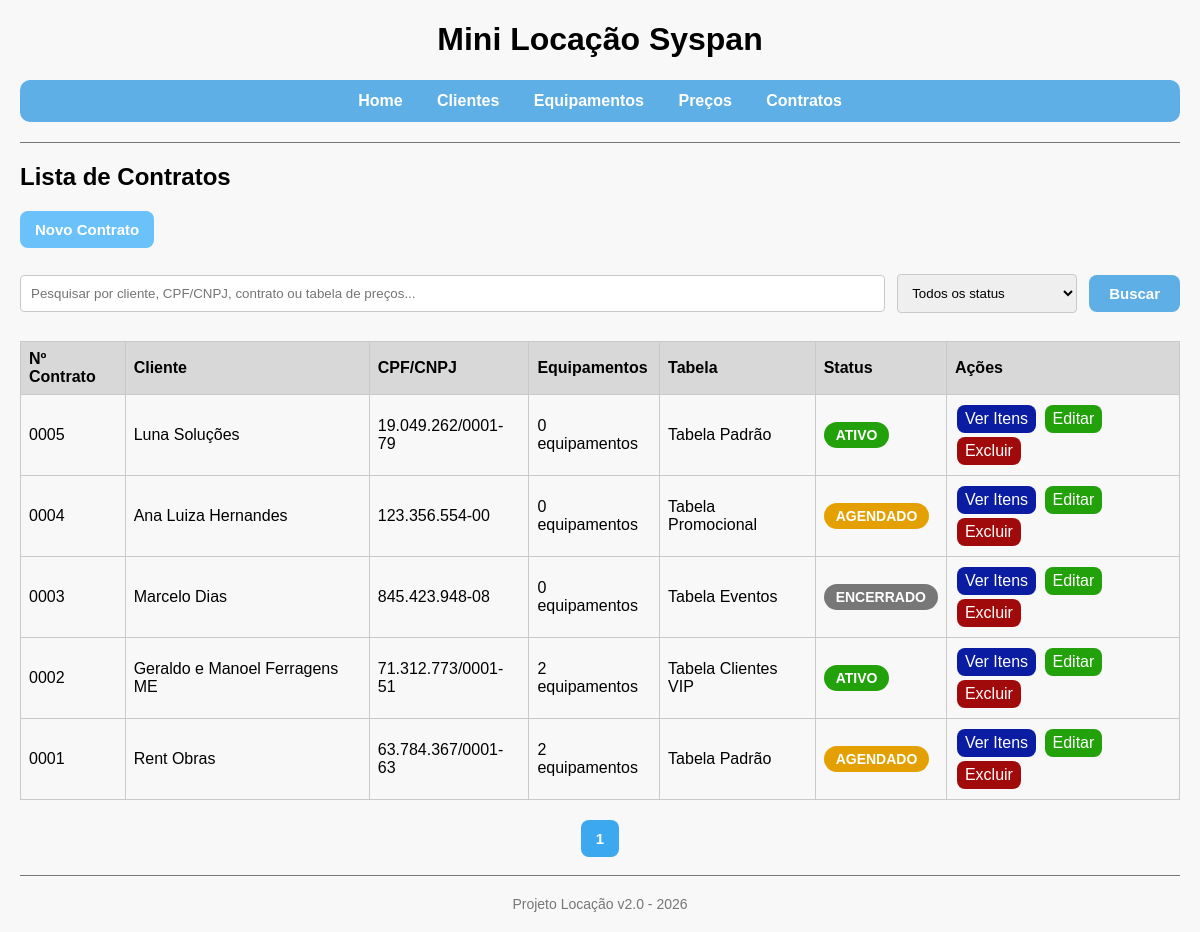
The app's page /projeto-locacao/contratos/listar.php with its own data.
### tables this page shows
CREATE TABLE IF NOT EXISTS contratos (
 id INT AUTO_INCREMENT PRIMARY KEY,
 id_cliente INT NOT NULL,
 id_preco INT NOT NULL,
 data_inicio DATE NOT NULL,
 data_fim DATE NOT NULL,
 status VARCHAR(15) NOT NULL DEFAULT 'AGENDADO',
 observacao VARCHAR(255) NULL,
 created_at DATETIME NOT NULL DEFAULT CURRENT_TIMESTAMP,
 updated_at DATETIME DEFAULT CURRENT_TIMESTAMP ON UPDATE CURRENT_TIMESTAMP,
 CONSTRAINT fk_contratos_cliente
 FOREIGN KEY (id_cliente) REFERENCES clientes(id),
 CONSTRAINT fk_contrato_preco
 FOREIGN KEY (id_preco) REFERENCES precos(id)
);

CREATE TABLE IF NOT EXISTS clientes (
 id INT AUTO_INCREMENT PRIMARY KEY,
 tipo_pessoa ENUM('F','J') NOT NULL DEFAULT 'F',
 nome VARCHAR(120) NOT NULL,
 cpf_cnpj VARCHAR(18) NOT NULL UNIQUE,
 email VARCHAR(120) NOT NULL,
 telefone VARCHAR(20) NULL,
 cep VARCHAR(9) NULL,
 endereco VARCHAR(150) NULL,
 numero VARCHAR(10) NULL,
 complemento VARCHAR(100) NULL,
 bairro VARCHAR(80) NULL,
 cidade VARCHAR(80) NULL,
 estado CHAR(2) NULL,
 observacao VARCHAR(255) NULL,
 created_at DATETIME NOT NULL DEFAULT CURRENT_TIMESTAMP,
 updated_at DATETIME NULL DEFAULT CURRENT_TIMESTAMP ON UPDATE CURRENT_TIMESTAMP
);

CREATE TABLE IF NOT EXISTS precos (
 id INT AUTO_INCREMENT PRIMARY KEY,
 nome VARCHAR(100) NOT NULL,
 descricao VARCHAR(255) NULL,
 ativo TINYINT(1) NOT NULL DEFAULT 1,
 created_at DATETIME NOT NULL DEFAULT CURRENT_TIMESTAMP,
 updated_at DATETIME DEFAULT CURRENT_TIMESTAMP ON UPDATE CURRENT_TIMESTAMP
);

### projeto-locacao/helpers.php (called while the page is built, shortened)
<?php
    function e(string $value): string {
        return htmlspecialchars($value, ENT_QUOTES | ENT_SUBSTITUTE, 'UTF-8');
    }
    function calcularStatusContrato(string $data_inicio, string $data_fim, ?string $data_hoje = null): string {
        $hoje = new DateTime($data_hoje ?? date('Y-m-d'));
        $inicio = new DateTime($data_inicio);
        $fim = new DateTime($data_fim);
        if ($hoje < $inicio){
            return 'AGENDADO';
        }
        if ($hoje > $fim){
            return 'ENCERRADO';
        }
        return 'ATIVO';
    }
    function mostrarValor(mixed $valor): string {
        return !empty($valor) ? e($valor) : '-';
    }
    function numeroContrato(int $id): string {
        return str_pad((string)$id, 4, '0', STR_PAD_LEFT);
    }
    function limparNumeros(string $valor): string {
        return preg_replace('/\D/', '', $valor) ?? '';
    }
    function formatarCpfCnpj(string $cpf_cnpj): string {
        $cpf_cnpj = limparNumeros($cpf_cnpj);
        if(strlen($cpf_cnpj) === 11){
            return preg_replace('/(\d{3})(\d{3})(\d{3})(\d{2})/', '$1.$2.$3-$4', $cpf_cnpj) ?? $cpf_cnpj;
        }
        if(strlen($cpf_cnpj) === 14){
            return preg_replace('/(\d{2})(\d{3})(\d{3})(\d{4})(\d{2})/', '$1.$2.$3/$4-$5', $cpf_cnpj) ?? $cpf_cnpj;
        }
        return $cpf_cnpj;
    }
?>

### projeto-locacao/contratos/listar.php (the view, shortened to what this page needs)
<?php
    require_once '../conexao.php';
    require_once '../helpers.php';
    $status = trim($_GET['status'] ?? '');
    $busca  = trim($_GET['busca'] ?? '');
    $pagina = max(1, (int)($_GET['pagina'] ?? 1));
    $registros_pagina  = 5;
    $offset = ($pagina - 1) * $registros_pagina;
    $sql = 'SELECT contratos.id, clientes.nome AS cliente, clientes.cpf_cnpj, COUNT(contrato_itens.id) AS quantidade,
            precos.nome as tabela_preco, contratos.data_inicio, contratos.data_fim, contratos.status FROM contratos
            INNER JOIN clientes ON contratos.id_cliente = clientes.id
            LEFT JOIN contrato_itens ON contratos.id = contrato_itens.id_contrato
            LEFT JOIN precos ON contratos.id_preco = precos.id';
    $sql .= ' GROUP BY contratos.id';
    $sql .= ' ORDER BY contratos.id DESC LIMIT :registros_pagina OFFSET :offset';
    $consulta = $pdo->prepare($sql);
    $consulta->bindValue(':registros_pagina', $registros_pagina, PDO::PARAM_INT);
    $consulta->bindValue(':offset', $offset, PDO::PARAM_INT);
    $consulta->execute();
    $contratos = $consulta->fetchAll();
    $sqlCount = 'SELECT COUNT(*) FROM contratos
                INNER JOIN clientes ON contratos.id_cliente = clientes.id
                LEFT JOIN precos ON contratos.id_preco = precos.id';
    $consultaCount = $pdo->prepare($sqlCount);
    $consultaCount->execute();
    $total_contratos = $consultaCount->fetchColumn();
    $total_paginas = max(1, ceil($total_contratos / $registros_pagina));
    require_once '../layout/header.php';
?>
<h2>Lista de Contratos</h2>
<a class="links" href="novo.php">Novo Contrato</a><br><br>
<form method="GET" class="filtros">
    <input type="text" name="busca" placeholder="Pesquisar por cliente, CPF/CNPJ, contrato ou tabela de preços..." value="<?= e($busca) ?>">
    <select name="status">
        <option value="">Todos os status</option>
    </select>
    <button type="submit">Buscar</button>
</form>
<?php if(!empty($contratos)): ?>
    <table>
        <tr>
            <th>Nº Contrato</th>
            <th>Cliente</th>
            <th>CPF/CNPJ</th>
            <th>Equipamentos</th>
            <th>Tabela</th>
            <th>Status</th>
            <th>Ações</th>
        </tr>
        <?php foreach($contratos as $row): ?>
            <?php $status_atual = calcularStatusContrato($row['data_inicio'], $row['data_fim']); ?>
            <tr>
                <td><?= numeroContrato($row['id']) ?></td>
                <td><?= e($row["cliente"]) ?></td>
                <td><?= e(formatarCpfCnpj($row["cpf_cnpj"])) ?></td>
                <td><?= e((int)($row["quantidade"])) ?><?= $row["quantidade"] == 1 ? ' equipamento' : ' equipamentos' ?></td>
                <td><?= mostrarValor($row["tabela_preco"]) ?></td>
                <td><span class="status <?= strtolower($status_atual) ?>"><?= e($status_atual) ?></span></td>
                <td>
                    <a class="botao-ver" href="ver.php?id=<?= (int)$row["id"] ?>">Ver Itens</a>
                    <a class="botao-editar" href="editar.php?id=<?= (int)$row["id"] ?>">Editar</a>
                    <a class="botao-excluir" href="excluir.php?id=<?= (int)$row["id"] ?>">Excluir</a>
                </td>
            </tr>
        <?php endforeach; ?>
    </table>
    <div class="paginacao">
        <?php for($i=1; $i <= $total_paginas; $i++): ?>
            <a href="?pagina=<?= $i ?>&busca=<?= urlencode($busca) ?>&status=<?= urlencode($status) ?>" class="<?= $i == $pagina ? 'ativa' : '' ?>"><?= $i ?></a>
        <?php endfor; ?>
    </div>
<?php else: ?>
    <p>Nenhum contrato registrado.</p>
<?php endif; ?>
<?php require_once '../layout/footer.php'; ?>

### projeto-locacao/assets/css/style.css (style rules this page uses)
body { font-family: "Gill Sans Extrabold", Helvetica, sans-serif; background: #f8f8f8; margin: 20px; }
table { width: 100%; border-collapse: collapse; margin-top: 20px; overflow: hidden; border: 1px solid #c9c9c9; }
th, td { padding: 8px; text-align: left; border: 1px solid #c9c9c9; }
th { background: #d8d8d9; }
td a { padding: 5px 8px; border-radius: 8px; text-decoration: none; display: inline-block; margin: 2px; }
.botao-editar { background: #23a10a; color: white; }
.botao-excluir { background: #a10a0a; color: white; }
.botao-ver { background: #0a1ca1; color: white; }
.links { padding: 10px 15px; border-radius: 8px; text-decoration: none; background-color: #6bc1fa; color: white; font-size: 15px; font-weight: bold; display: inline-block; }
input, select, textarea { width: 100%; padding: 8px; margin: 8px 0; box-sizing: border-box; border: 1px solid #c9c9c9; border-radius: 4px; }
button { padding: 10px 15px; border: none; border-radius: 8px; background-color: #5eafe5; color: white; font-size: 15px; font-weight: bold; cursor: pointer; }
.paginacao { margin-top: 20px; text-align: center; }
.paginacao a { display: inline-flex; align-items: center; justify-content: center; padding: 10px 15px; border-radius: 8px; text-decoration: none; background-color: #6bc1fa; color: white; font-size: 15px; font-weight: bold; transition: 0.3s; }
.paginacao a.ativa { background-color: #3ca8f0; }
.status { display: inline-block; padding: 5px 12px; border-radius: 999px; font-size: 14px; font-weight: bold; color: white; }
.status.ativo { background-color: #23a10a; }
.status.agendado { background-color: #e3a000; }
.status.encerrado { background-color: #777; }
.filtros { display: flex; align-items: center; gap: 12px; flex-wrap: wrap; }
.filtros input { flex: 1; min-width: 280px; width: auto; padding: 10px; }
.filtros select { width: 180px; padding: 10px; }
.filtros button { width: auto; padding: 10px 20px; }

### records on screen
contratos: id "0005", id_cliente.nome "Luna Soluções", id_cliente.cpf_cnpj "19.049.262/0001-79", quantidade "0", id_preco.nome "Tabela Padrão", status_atual "ATIVO"
contratos: id "0004", id_cliente.nome "Ana Luiza Hernandes", id_cliente.cpf_cnpj "123.356.554-00", quantidade "0", id_preco.nome "Tabela Promocional", status_atual "AGENDADO"
contratos: id "0003", id_cliente.nome "Marcelo Dias", id_cliente.cpf_cnpj "845.423.948-08", quantidade "0", id_preco.nome "Tabela Eventos", status_atual "ENCERRADO"
contratos: id "0002", id_cliente.nome "Geraldo e Manoel Ferragens ME", id_cliente.cpf_cnpj "71.312.773/0001-51", quantidade "2", id_preco.nome "Tabela Clientes VIP", status_atual "ATIVO"
contratos: id "0001", id_cliente.nome "Rent Obras", id_cliente.cpf_cnpj "63.784.367/0001-63", quantidade "2", id_preco.nome "Tabela Padrão", status_atual "AGENDADO"
